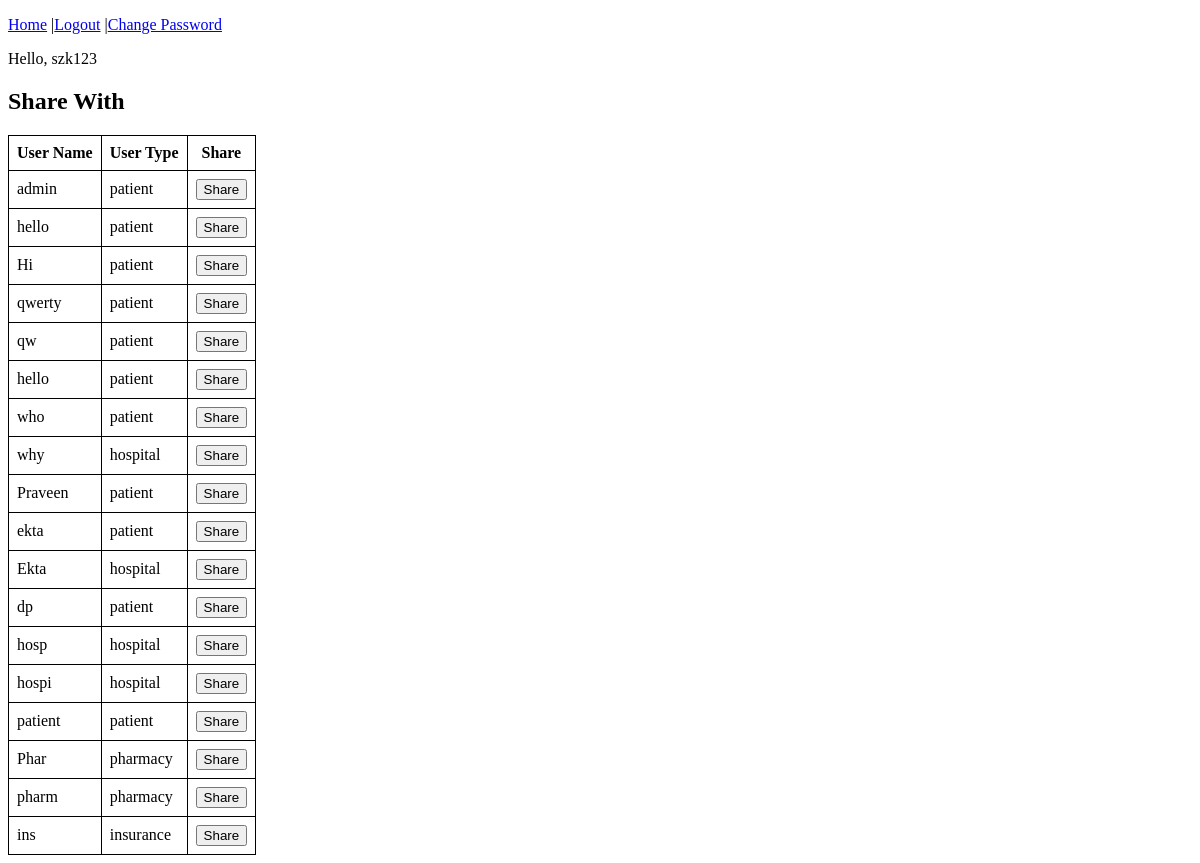
Before: /share_file/55 (signed in) with the older database file.
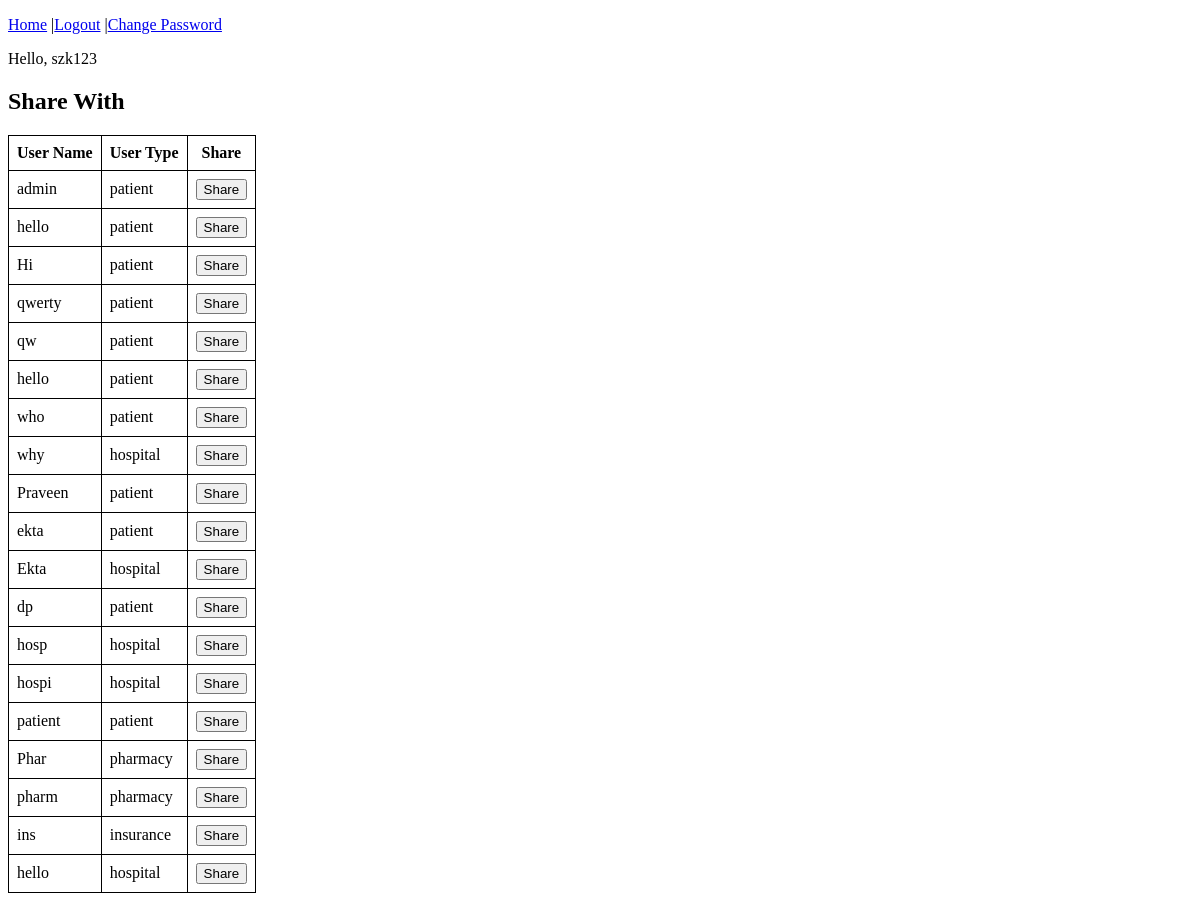
After: the same page with the newer database file.
### accounts/models.py (models this page shows, shortened)
class CustomUser(AbstractBaseUser):
    email = models.EmailField(verbose_name='email',max_length=60,unique=True)
    is_email_verified = models.BooleanField(default=False)
    username = models.CharField(max_length=30,unique=True)
    date_joined = models.DateTimeField(verbose_name='date_joined',auto_now_add=True)
    last_login = models.DateTimeField(verbose_name='last_login',auto_now = True)
    is_admin = models.BooleanField(default=False)
    is_active = models.BooleanField(default=True)
    is_staff = models.BooleanField(default=False)
    is_superuser = models.BooleanField(default=False)
    official_name = models.CharField(max_length=50)
    address = models.CharField(max_length=50)
    mobile = models.IntegerField(default=0)
    is_approved = models.BooleanField(default=False)
    user_type = models.CharField(max_length=30,choices=USER_TYPE)
    symm_key = models.CharField(max_length=150, editable=False)
    USERNAME_FIELD = 'username'
    REQUIRED_FIELDS = ['email','official_name','address','user_type','mobile']
    objects = CustomUserManager()

### accounts/views.py (the view)
# urls.py: path('share_file/<int:pk>',share_file_view, name="share_file"),
@login_required(login_url='/login/')
def share_file_view(request,pk):
    context = {}
    print(request.user.username)
    users = CustomUser.objects.exclude(username=request.user.username)
    context['users'] = users
    context['file_pk'] = pk
    return render(request,'share_with.html',context)

### templates/share_with.html (shortened to what this page needs)
{% extends 'base.html' %}
{%block content%}
<h2> Share With</h2>
<table id="table">
    <tr class="header">
    <th >User Name</th>
    <th >User Type</th>
    <th>Share</th>
    </tr>
    {%for user in users%}
    <tr>
        <td>{{user.official_name}}</td>
        <td>{{user.user_type}}</td>
        <td>
            <form method="post" action="{%url 'share_file_with' file_pk user.pk%}">
                <button type="submit">Share</button>
            </form>
        </td>
    </tr>
    {%endfor%}
</table>
{%endblock content %}

Changed rows visible on the page:
added CustomUser: official_name "hello", user_type "hospital"
